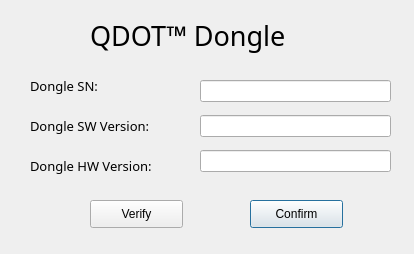
<?xml version="1.0" encoding="UTF-8"?>
<ui version="4.0">
 <class>Dialog</class>
 <widget class="QDialog" name="Dialog">
  <property name="geometry">
   <rect>
    <x>0</x>
    <y>0</y>
    <width>414</width>
    <height>254</height>
   </rect>
  </property>
  <property name="windowTitle">
   <string>Dialog</string>
  </property>
  <widget class="QLineEdit" name="software_text">
   <property name="geometry">
    <rect>
     <x>200</x>
     <y>80</y>
     <width>191</width>
     <height>22</height>
    </rect>
   </property>
   <property name="text">
    <string/>
   </property>
  </widget>
  <widget class="QLineEdit" name="EPcable_text">
   <property name="geometry">
    <rect>
     <x>200</x>
     <y>150</y>
     <width>191</width>
     <height>22</height>
    </rect>
   </property>
   <property name="text">
    <string/>
   </property>
  </widget>
  <widget class="QLabel" name="label_3">
   <property name="geometry">
    <rect>
     <x>30</x>
     <y>150</y>
     <width>161</width>
     <height>31</height>
    </rect>
   </property>
   <property name="font">
    <font>
     <family>Product Sans Light</family>
     <pointsize>10</pointsize>
    </font>
   </property>
   <property name="text">
    <string>Dongle HW Version:</string>
   </property>
  </widget>
  <widget class="QLabel" name="label">
   <property name="geometry">
    <rect>
     <x>30</x>
     <y>70</y>
     <width>101</width>
     <height>31</height>
    </rect>
   </property>
   <property name="font">
    <font>
     <family>Product Sans Light</family>
     <pointsize>10</pointsize>
    </font>
   </property>
   <property name="text">
    <string>Dongle SN:</string>
   </property>
  </widget>
  <widget class="QLineEdit" name="SN_text">
   <property name="geometry">
    <rect>
     <x>200</x>
     <y>115</y>
     <width>191</width>
     <height>22</height>
    </rect>
   </property>
   <property name="text">
    <string/>
   </property>
  </widget>
  <widget class="QLabel" name="title">
   <property name="geometry">
    <rect>
     <x>90</x>
     <y>10</y>
     <width>251</width>
     <height>51</height>
    </rect>
   </property>
   <property name="font">
    <font>
     <family>Product Sans</family>
     <pointsize>20</pointsize>
    </font>
   </property>
   <property name="text">
    <string>QDOT™ Dongle</string>
   </property>
  </widget>
  <widget class="QLabel" name="label_2">
   <property name="geometry">
    <rect>
     <x>30</x>
     <y>110</y>
     <width>161</width>
     <height>31</height>
    </rect>
   </property>
   <property name="font">
    <font>
     <family>Product Sans Light</family>
     <pointsize>10</pointsize>
    </font>
   </property>
   <property name="text">
    <string>Dongle SW Version:</string>
   </property>
  </widget>
  <widget class="QPushButton" name="confirm_button">
   <property name="geometry">
    <rect>
     <x>250</x>
     <y>200</y>
     <width>93</width>
     <height>28</height>
    </rect>
   </property>
   <property name="text">
    <string>Confirm</string>
   </property>
  </widget>
  <widget class="QPushButton" name="check_button">
   <property name="geometry">
    <rect>
     <x>90</x>
     <y>200</y>
     <width>93</width>
     <height>28</height>
    </rect>
   </property>
   <property name="text">
    <string>Verify</string>
   </property>
  </widget>
 </widget>
 <resources/>
 <connections/>
</ui>
